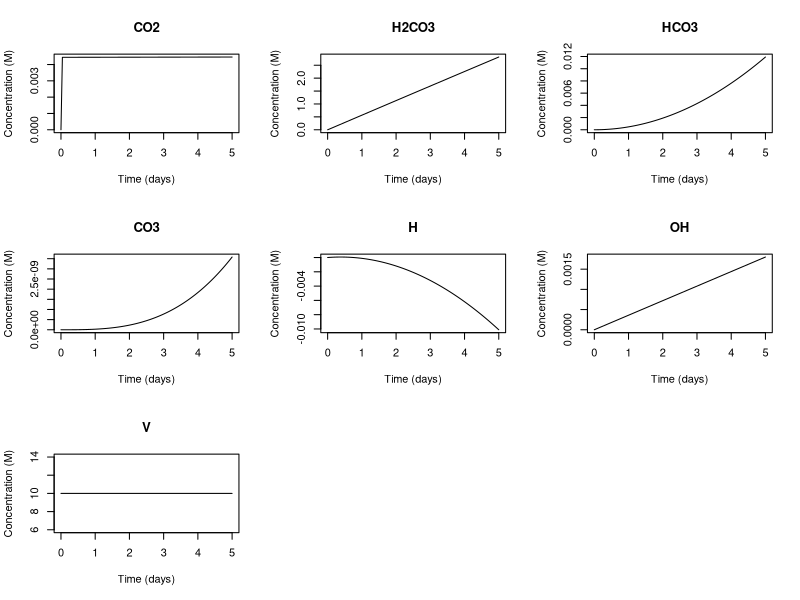

Here is the R script that generated this plot:

# Load the deSolve package

setwd("F:/Model_Projects/Model_Projects_R/Micro_Greens/v.1/v.1.3")

library(deSolve)

k_data <- read.csv("Reaction_Parameters.csv")
species_data <- read.csv("Chemical_Nom.csv")

# Initialize an empty list to store the parameter values
parms <- list()

# Loop through the rows of the data frame
for(i in 1:nrow(k_data)) {
  
  # Extract the reaction code, kf, and kb values
  reaction_code <- k_data[i, "Reaction_Code"]
  kf <- k_data[i, "kf"]
  kb <- k_data[i, "kb"]
  
  # Assign the kf and kb values to dynamically created variables
  assign(paste0("k", reaction_code, "f"), kf)
  assign(paste0("k", reaction_code, "b"), kb)
  
  # Add the parameter values to the list
  parms[[paste0("k", reaction_code, "f")]] <- kf
  parms[[paste0("k", reaction_code, "b")]] <- kb
}



# Read in Water data

Water_Data<-read.csv("Water_Data.csv")
names(Water_Data) <- Water_Data[1,]
Water_Data <- Water_Data[-1,]

Water_Data <-Water_Data[ , colSums(is.na(Water_Data))==0]

Time_Conversion<-86400/24 # seconds to days to hours
# Define the function for the system of differential equations
carbonate_eqs <- function(t, y, parms) {
  
  # Unpack the state variables
  
  # Water
  
  V<-y[7]
  
  # Chemistry
  CO2 <- y[1]
  H2CO3 <- y[2]
  HCO3 <- y[3]
  CO3 <- y[4]
  H <- y[5]
  OH <- y[6]
  
  # Unpack the rate constants
  k1f <- parms$k1_0f*Time_Conversion
  k1b <- parms$k1_0b*Time_Conversion
  k11f <- parms$k1_1f*Time_Conversion
  k11b <- parms$k1_1b*Time_Conversion
  k12f <- parms$k1_2f*Time_Conversion
  k12b <- parms$k1_2b*Time_Conversion
  kwf <- parms$kwf*Time_Conversion
  kwb <- parms$kwb*Time_Conversion
  kgf <- parms$kgf*Time_Conversion
  kgb <- parms$kgb*Time_Conversion
  
  kH<-parms$kH<-.034 # At 25°C and 1 atm pressure, the value of kH for CO2 is approximately 3.4 x 10^-2 mol/L/atm.
  PCO2<-parms$PCO2<-.0101 # PCO2 = (412 ppm) * (1/10^6) * (24.45 L/mol) = 0.0101 atm
  
  # Water
  
  Break_Condition_1<-parms$BC1<-as.numeric(Water_Data$Break_Condition1)
  VI<-parms$VI<-as.numeric(Water_Data$Inflow_Rate)
  VO<-parms$VO<-as.numeric(Water_Data$Outflow_Rate)
  
  
  # Calculate the reaction rates
  dCO2 <- kgf*(PCO2 - kH*CO2) - k1f*CO2 + k1b*H2CO3 - kgb*CO2
  dH2CO3 <- k1f * CO2 - k1b * H2CO3 - k11f * H2CO3 + k11b * H * HCO3
  dHCO3 <- k11f * H2CO3 - k11b * H * HCO3 - k12f * HCO3 + k12b * H * CO3
  dCO3 <- k12f * HCO3 - k12b * H * CO3
  dH <- kwf - kwb * H * OH - k11f*H2CO3 - k11b*H*HCO3 + k12f*HCO3 -k12b*CO3*H
  dOH <- kwf - kwb * H * OH
  
  # Water Equations
  if (V > 5) {
    dV <- VI - VO
  } else {
    dV <- ifelse(V <= 5 & VI - VO < 0, 0, VI - VO)
  }
  
  
  # Return the derivatives as a list
  list(c(dCO2, dH2CO3, dHCO3, dCO3, dH, dOH, dV))
}
# Set the initial state variables and rate constants
y0 <- c(CO2 = 0, H2CO3 = 0, HCO3 = 0.0, CO3 = 0.00, H = 1e-7, OH = 1e-7, V=10)
#parms <- c(k1f = 1e-3, k1b = 1e-2, k11f = 1e-4, k11b = 1e-5, k12f = 1e-7, k12b = 1e-8, kwf = 1e-14, kwb = 1e-14)

# Set the time interval to simulate
t <- seq(0, 5, by = 1/24)

# Solve the system of differential equations using the ode solver in deSolve
out <- ode(y = y0, times = t, func = carbonate_eqs, parms = parms, method = "lsoda")

# Plot the results
plot(out, xlab = "Time (days)", ylab = "Concentration (M)")

Model_Dataframe<-as.data.frame(out)
